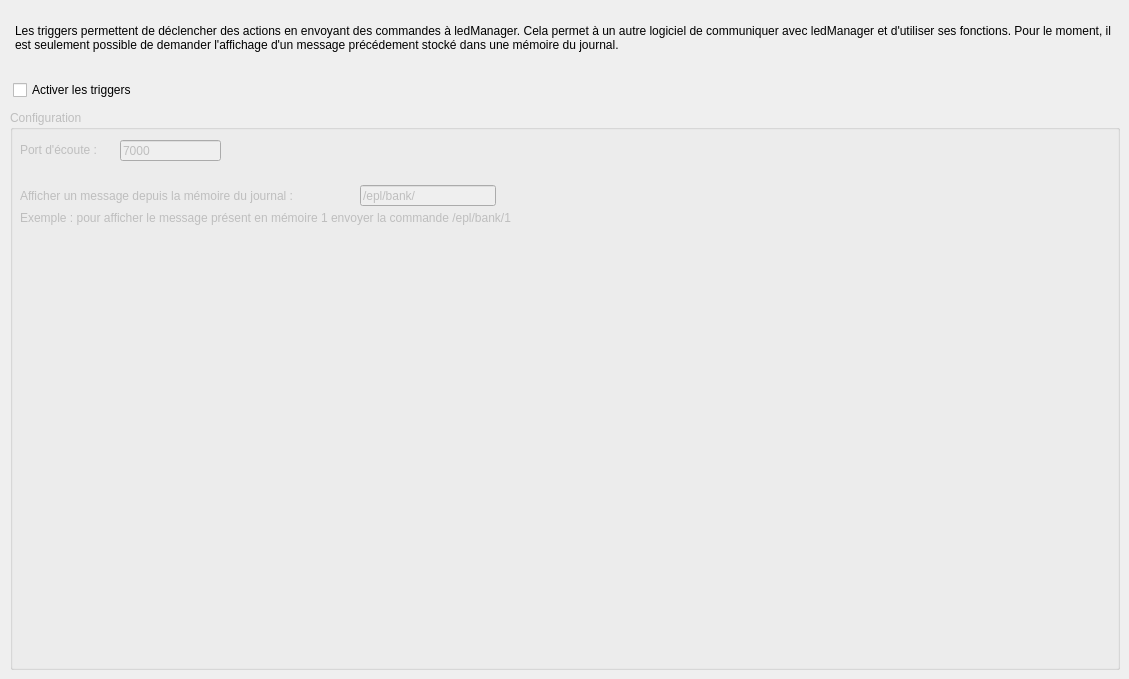
    <widget class="QWidget" name="triggerTab">
     <attribute name="title">
      <string>Triggers</string>
     </attribute>
     <widget class="QLabel" name="label_34">
      <property name="geometry">
       <rect>
        <x>15</x>
        <y>10</y>
        <width>1100</width>
        <height>56</height>
       </rect>
      </property>
      <property name="midLineWidth">
       <number>0</number>
      </property>
      <property name="text">
       <string>Les triggers permettent de déclencher des actions en envoyant des commandes à ledManager. Cela permet à un autre logiciel de communiquer avec ledManager et d'utiliser ses fonctions. Pour le moment, il est seulement possible de demander l'affichage d'un message précédement stocké dans une mémoire du journal.</string>
      </property>
      <property name="wordWrap">
       <bool>true</bool>
      </property>
     </widget>
     <widget class="QCheckBox" name="checkBox">
      <property name="geometry">
       <rect>
        <x>13</x>
        <y>80</y>
        <width>156</width>
        <height>20</height>
       </rect>
      </property>
      <property name="text">
       <string>Activer les triggers</string>
      </property>
     </widget>
     <widget class="QGroupBox" name="groupTriggersConfig">
      <property name="enabled">
       <bool>false</bool>
      </property>
      <property name="geometry">
       <rect>
        <x>10</x>
        <y>110</y>
        <width>1110</width>
        <height>560</height>
       </rect>
      </property>
      <property name="title">
       <string>Configuration</string>
      </property>
      <widget class="QLabel" name="label_35">
       <property name="geometry">
        <rect>
         <x>10</x>
         <y>32</y>
         <width>96</width>
         <height>16</height>
        </rect>
       </property>
       <property name="text">
        <string>Port d'écoute :</string>
       </property>
      </widget>
      <widget class="QLineEdit" name="triggerPort">
       <property name="geometry">
        <rect>
         <x>110</x>
         <y>30</y>
         <width>101</width>
         <height>21</height>
        </rect>
       </property>
       <property name="text">
        <string>7000</string>
       </property>
      </widget>
      <widget class="QLineEdit" name="triggerDisplay">
       <property name="geometry">
        <rect>
         <x>350</x>
         <y>75</y>
         <width>136</width>
         <height>21</height>
        </rect>
       </property>
       <property name="text">
        <string>/epl/bank/</string>
       </property>
      </widget>
      <widget class="QLabel" name="label_36">
       <property name="geometry">
        <rect>
         <x>10</x>
         <y>78</y>
         <width>336</width>
         <height>16</height>
        </rect>
       </property>
       <property name="text">
        <string>Afficher un message depuis la mémoire du journal :</string>
       </property>
      </widget>
      <widget class="QLabel" name="label_37">
       <property name="geometry">
        <rect>
         <x>10</x>
         <y>100</y>
         <width>801</width>
         <height>16</height>
        </rect>
       </property>
       <property name="text">
        <string>Exemple : pour afficher le message présent en mémoire 1 envoyer la commande /epl/bank/1</string>
       </property>
      </widget>
     </widget>
    </widget>
